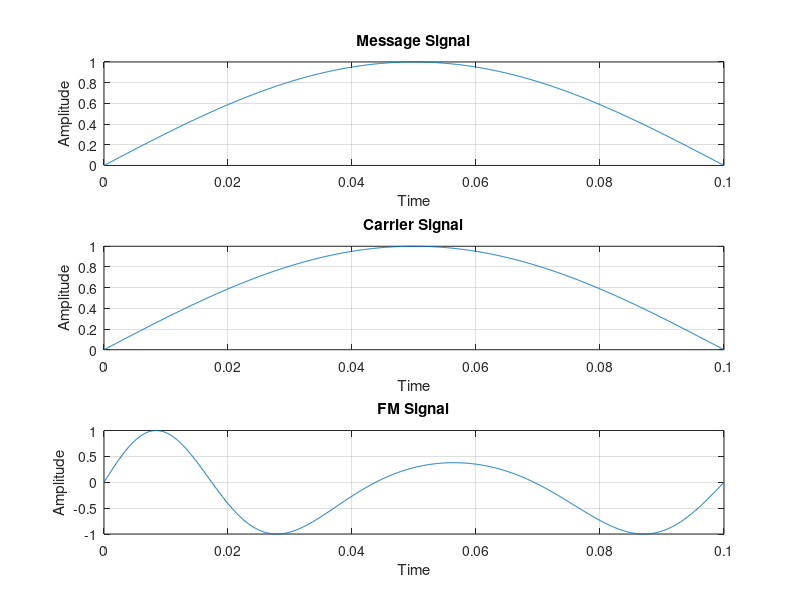

Write the MATLAB code that produced this figure.
clc;
close all;
clear all;

fm=input('Mes5sage frequency =');
fc=input('Carrier frequency =');
mi=input('Modulation index =');
t=0:0.0001:0.1;

m=sin(2*pi*fm*t);
subplot(3,1,1);
plot(t,m);
xlabel('Time');
ylabel('Amplitude');
title('Message Signal');
grid on;

c = sin(2*pi*fc*t);
subplot(3,1,2);
plot(t,c);
xlabel('Time');
ylabel('Amplitude');
title('Carrier Signal');
grid on;

y=sin(2*pi*fc*t+(mi.*sin(2*pi*fm*t)));
subplot(3,1,3);
plot(t,y);
xlabel('Time');
ylabel('Amplitude');
title('FM Signal');
grid on;